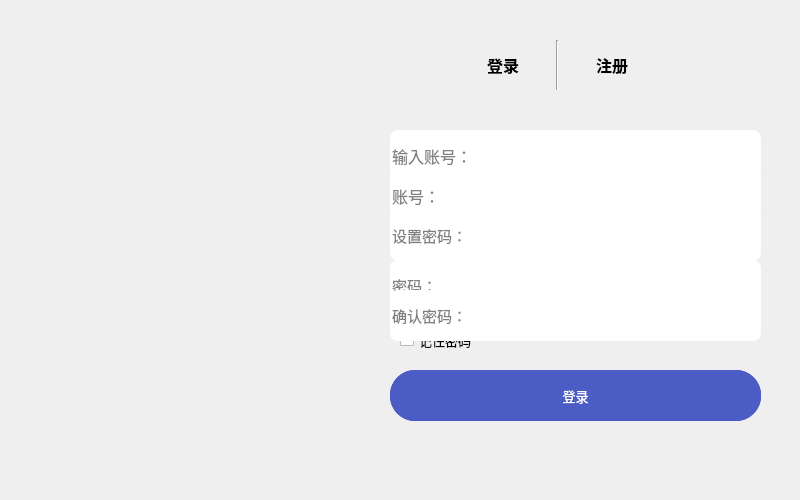
<?xml version="1.0" encoding="UTF-8"?>
<ui version="4.0">
 <class>MainWindow</class>
 <widget class="QMainWindow" name="MainWindow">
  <property name="geometry">
   <rect>
    <x>0</x>
    <y>0</y>
    <width>800</width>
    <height>500</height>
   </rect>
  </property>
  <property name="font">
   <font>
    <pointsize>10</pointsize>
   </font>
  </property>
  <property name="windowTitle">
   <string>MainWindow</string>
  </property>
  <widget class="QWidget" name="centralwidget">
   <widget class="QLabel" name="label">
    <property name="geometry">
     <rect>
      <x>10</x>
      <y>10</y>
      <width>350</width>
      <height>466</height>
     </rect>
    </property>
    <property name="styleSheet">
     <string notr="true">border-image: url(:/images/images/bronya.jpg);
border-top-left-radius:45px;
border-bottom-left-radius:45px;</string>
    </property>
    <property name="text">
     <string/>
    </property>
   </widget>
   <widget class="QLabel" name="label_2">
    <property name="geometry">
     <rect>
      <x>360</x>
      <y>10</y>
      <width>431</width>
      <height>466</height>
     </rect>
    </property>
    <property name="styleSheet">
     <string notr="true">background-color: qlineargradient(spread:pad, x1:0, y1:0, x2:1, y2:1, 
stop:0 #36d1dc, 
stop:1 #5b86e5
);
border-top-right-radius:45px;
border-bottom-right-radius:45px;</string>
    </property>
    <property name="text">
     <string/>
    </property>
   </widget>
   <widget class="QWidget" name="widget" native="true">
    <property name="geometry">
     <rect>
      <x>450</x>
      <y>40</y>
      <width>215</width>
      <height>50</height>
     </rect>
    </property>
    <layout class="QHBoxLayout" name="horizontalLayout">
     <property name="spacing">
      <number>0</number>
     </property>
     <item>
      <widget class="QPushButton" name="pushButton">
       <property name="font">
        <font>
         <pointsize>12</pointsize>
         <weight>75</weight>
         <bold>true</bold>
        </font>
       </property>
       <property name="styleSheet">
        <string notr="true">#pushButton{
	border:none;
}
#pushButton:focus{
	color:rgb(186, 186, 186);
}</string>
       </property>
       <property name="text">
        <string>登录</string>
       </property>
      </widget>
     </item>
     <item>
      <widget class="Line" name="line">
       <property name="orientation">
        <enum>Qt::Vertical</enum>
       </property>
      </widget>
     </item>
     <item>
      <widget class="QPushButton" name="pushButton_2">
       <property name="font">
        <font>
         <pointsize>12</pointsize>
         <weight>75</weight>
         <bold>true</bold>
        </font>
       </property>
       <property name="styleSheet">
        <string notr="true">#pushButton_2{
	border:none;
}
#pushButton_2:focus{
	color:rgb(186, 186, 186);
}</string>
       </property>
       <property name="text">
        <string>注册</string>
       </property>
      </widget>
     </item>
    </layout>
   </widget>
   <widget class="QWidget" name="widget_2" native="true">
    <property name="geometry">
     <rect>
      <x>380</x>
      <y>100</y>
      <width>391</width>
      <height>351</height>
     </rect>
    </property>
    <widget class="QLineEdit" name="lineEdit">
     <property name="geometry">
      <rect>
       <x>10</x>
       <y>70</y>
       <width>371</width>
       <height>51</height>
      </rect>
     </property>
     <property name="font">
      <font>
       <pointsize>12</pointsize>
      </font>
     </property>
     <property name="styleSheet">
      <string notr="true">border:1px,solid,rgb(0,0,0);
border-radius:8px;</string>
     </property>
     <property name="placeholderText">
      <string>账号：</string>
     </property>
    </widget>
    <widget class="QLineEdit" name="lineEdit_2">
     <property name="geometry">
      <rect>
       <x>10</x>
       <y>160</y>
       <width>371</width>
       <height>51</height>
      </rect>
     </property>
     <property name="font">
      <font>
       <pointsize>11</pointsize>
      </font>
     </property>
     <property name="styleSheet">
      <string notr="true">border:1px,solid,rgb(0,0,0);
border-radius:8px;</string>
     </property>
     <property name="echoMode">
      <enum>QLineEdit::Password</enum>
     </property>
     <property name="placeholderText">
      <string>密码：</string>
     </property>
    </widget>
    <widget class="QPushButton" name="pushButton_3">
     <property name="geometry">
      <rect>
       <x>10</x>
       <y>270</y>
       <width>371</width>
       <height>51</height>
      </rect>
     </property>
     <property name="styleSheet">
      <string notr="true">#pushButton_3{
	background-color: #4b5cc4;
	color: rgb(255, 255, 255);
	border:3px,solid,rgb(0,0,0);
	border-radius:25px;
}
#pushButton_3:hover{
	background-color:#2e4e7e;
	color: #a1afc9;
}
#pushButton_3:pressed{
	padding-top:5px;
	padding-left:5px;
}</string>
     </property>
     <property name="text">
      <string>登录</string>
     </property>
    </widget>
    <widget class="QCheckBox" name="checkBox">
     <property name="geometry">
      <rect>
       <x>20</x>
       <y>230</y>
       <width>91</width>
       <height>19</height>
      </rect>
     </property>
     <property name="text">
      <string>记住密码</string>
     </property>
    </widget>
   </widget>
   <widget class="QPushButton" name="pushButton_4">
    <property name="geometry">
     <rect>
      <x>750</x>
      <y>30</y>
      <width>31</width>
      <height>31</height>
     </rect>
    </property>
    <property name="styleSheet">
     <string notr="true">border:none;</string>
    </property>
    <property name="text">
     <string/>
    </property>
    <property name="icon">
     <iconset resource="loginAndRegister.qrc">
      <normaloff>:/icons/images/close.png</normaloff>:/icons/images/close.png</iconset>
    </property>
   </widget>
   <widget class="QWidget" name="widget_3" native="true">
    <property name="geometry">
     <rect>
      <x>380</x>
      <y>90</y>
      <width>391</width>
      <height>351</height>
     </rect>
    </property>
    <widget class="QLineEdit" name="lineEdit_3">
     <property name="geometry">
      <rect>
       <x>10</x>
       <y>40</y>
       <width>371</width>
       <height>51</height>
      </rect>
     </property>
     <property name="font">
      <font>
       <pointsize>12</pointsize>
      </font>
     </property>
     <property name="styleSheet">
      <string notr="true">border:1px,solid,rgb(0,0,0);
border-radius:8px;</string>
     </property>
     <property name="placeholderText">
      <string>输入账号：</string>
     </property>
    </widget>
    <widget class="QLineEdit" name="lineEdit_4">
     <property name="geometry">
      <rect>
       <x>10</x>
       <y>120</y>
       <width>371</width>
       <height>51</height>
      </rect>
     </property>
     <property name="font">
      <font>
       <pointsize>11</pointsize>
      </font>
     </property>
     <property name="styleSheet">
      <string notr="true">border:1px,solid,rgb(0,0,0);
border-radius:8px;</string>
     </property>
     <property name="echoMode">
      <enum>QLineEdit::Password</enum>
     </property>
     <property name="placeholderText">
      <string>设置密码：</string>
     </property>
    </widget>
    <widget class="QLineEdit" name="lineEdit_5">
     <property name="geometry">
      <rect>
       <x>10</x>
       <y>200</y>
       <width>371</width>
       <height>51</height>
      </rect>
     </property>
     <property name="font">
      <font>
       <pointsize>11</pointsize>
      </font>
     </property>
     <property name="styleSheet">
      <string notr="true">border:1px,solid,rgb(0,0,0);
border-radius:8px;</string>
     </property>
     <property name="echoMode">
      <enum>QLineEdit::Password</enum>
     </property>
     <property name="placeholderText">
      <string>确认密码：</string>
     </property>
    </widget>
    <widget class="QPushButton" name="pushButton_5">
     <property name="geometry">
      <rect>
       <x>10</x>
       <y>280</y>
       <width>371</width>
       <height>51</height>
      </rect>
     </property>
     <property name="styleSheet">
      <string notr="true">#pushButton_5{
	background-color: #4b5cc4;
	color: rgb(255, 255, 255);
	border:3px,solid,rgb(0,0,0);
	border-radius:25px;
}
#pushButton_5:hover{
	background-color:#2e4e7e;
	color: #a1afc9;
}
#pushButton_5:pressed{
	padding-top:5px;
	padding-left:5px;
}</string>
     </property>
     <property name="text">
      <string>登录</string>
     </property>
    </widget>
   </widget>
   <zorder>label_2</zorder>
   <zorder>widget_2</zorder>
   <zorder>widget_3</zorder>
   <zorder>widget</zorder>
   <zorder>label</zorder>
   <zorder>pushButton_4</zorder>
  </widget>
 </widget>
 <resources>
  <include location="loginAndRegister.qrc"/>
 </resources>
 <connections>
  <connection>
   <sender>pushButton_4</sender>
   <signal>clicked()</signal>
   <receiver>MainWindow</receiver>
   <slot>close()</slot>
   <hints>
    <hint type="sourcelabel">
     <x>839</x>
     <y>72</y>
    </hint>
    <hint type="destinationlabel">
     <x>914</x>
     <y>68</y>
    </hint>
   </hints>
  </connection>
 </connections>
</ui>
